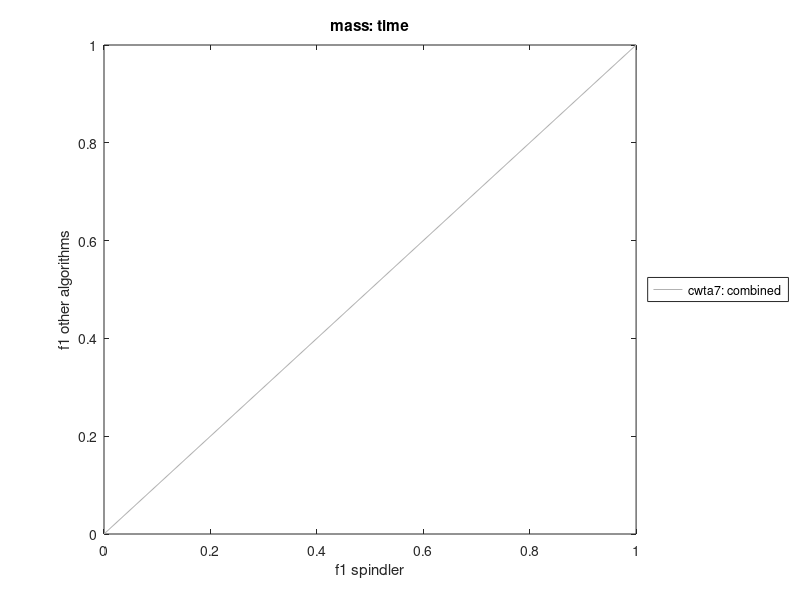
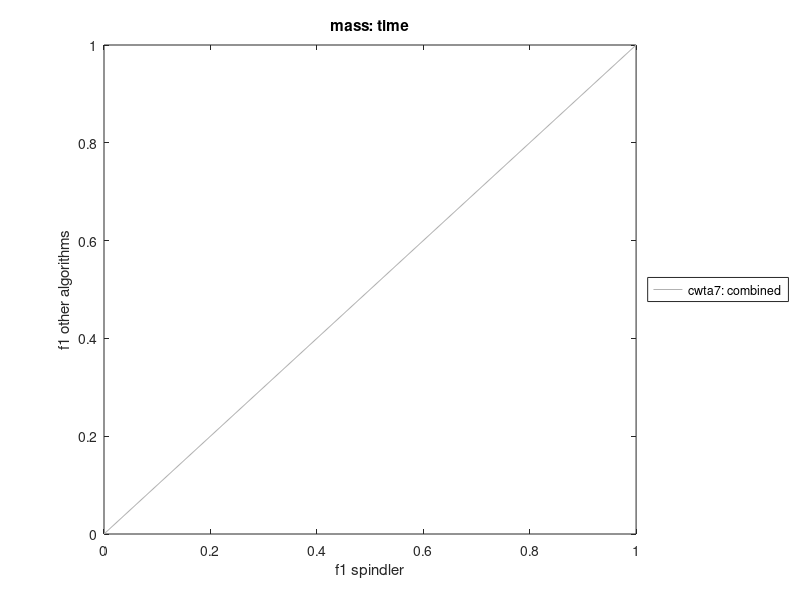

MATLAB code to generate these figures, in order: (Note: this script raises an error after producing the figures.)
%% Extracts compares data for a particular metric against first
collection = 'mass';
dataDir = 'D:\TestData\Alpha\spindleData\massNew';
% collection = 'dreams';
% dataDir = 'D:\TestData\Alpha\spindleData\dreams';
algorithms = {'spindler', 'cwta7', 'cwta8', 'sem'};
experts = {'combined', 'expert1', 'expert2'};
summaryDir = 'D:\TestData\Alpha\spindleData\summaryUnsupervised';
summaryImageDir = 'D:\TestData\Alpha\spindleData\summaryImageUnsupervised';
summaryStatisticsDir = 'D:\TestData\Alpha\spindleData\summaryStatistics';
metricNames = {'f1','fdr'};
methodName = 'time';
figureFormats = {'png', 'fig'};
figureClose = true;

%% Make sure the output directories exist
if ~exist(summaryImageDir, 'dir')
    mkdir(summaryImageDir);
end

if ~exist(summaryStatisticsDir, 'dir')
    mkdir(summaryStatisticsDir)
end

%% Process and visualize for each metric
numMetrics = length(metricNames);
for m = 1:numMetrics
    metricName = metricNames{m};
    %% Read in the performance data
    numAlgorithms = length(algorithms);
    numExperts = length(experts);
    results = cell(numAlgorithms, numExperts);
    for k = 1:numAlgorithms
        for n = 1:numExperts
            fileName = [summaryDir filesep collection '_' metricName ...
                '_' methodName '_' experts{n} '_' algorithms{k} '.mat'];
            if ~exist(fileName, 'file')
                results{k, n} = nan;
                continue;
            end
            test = load(fileName);
            results{k, n} = test.metrics;
        end
    end
    
    %% Set up algorithms
    %algColors = [0.8, 0.8, 0.2; 0, 0, 0.75; 0, 0.7, 0.7; 0.8, 0.8, 0.3];
    algColors = [0, 0, 0; 0, 0.6, 0; 0, 0.7, 0.7; 0, 0, 0.75];
    theTitle = [collection ': ' methodName];
    eventMarkers = {'*', '^', 'v'};
    figHan = figure('Name', theTitle);
    hold on
    legendStrings = cell(1, numExperts*(numAlgorithms - 1));
    lCount = 0;
    for n = 1:numExperts
        baseResult = results{1, n};
        for k = 2:numAlgorithms
            theseResults = results{k, n};
            nanMask = isnan(baseResult) | isnan(theseResults);
            plot(baseResult(~nanMask), theseResults(~nanMask), ...
                'Marker', eventMarkers{n}, 'Color', algColors(k, :), ...
                'LineStyle', 'None', 'LineWidth', 2, 'MarkerSize', 10)
            
            lCount = lCount + 1;
            legendStrings{lCount} = [algorithms{k} ': ' experts{n}];
            
        end
    end
    
    line([0, 1], [0, 1], 'Color', [0.7, 0.7, 0.7]);
    hold off
    legend(legendStrings, 'Location', 'EastOutside', 'Interpreter', 'None');
    box on
    xlabel([metricName ' ' algorithms{1}])
    ylabel([metricName ' other algorithms'])
    title(theTitle)
    
    %% Save the directories
    if ~isempty(summaryImageDir)
        for k = 1:length(figureFormats)
            thisFormat = figureFormats{k};
            saveas(figHan, [summaryImageDir filesep collection '_' ...
                metricName '_unsupervised.' thisFormat], thisFormat);
        end
    end
    
    if figureClose
        close(figHan);
    end
    
    %% Now calculate paired statistics
    stats = getPairedStatistics(results, 1, algorithms, ...
        experts, metricName, methodName);
    statsName = [collection '_' metricName '_unsupervised.mat'];
    save([summaryStatisticsDir filesep statsName], 'stats', '-v7.3');
end